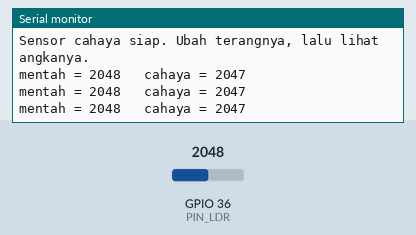
Simulated run of this sketch. Board: ESP32. Shown: the last lines printed to the serial monitor. The test bench sets the inputs (shaded band); at power-on: GPIO 36 (PIN_LDR) = 2048.

Above: at 1.3 s.
1.4 s: GPIO 36 (PIN_LDR) set to 2866
At 1.9 s:
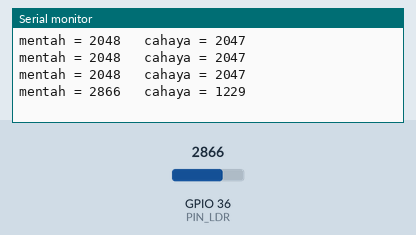
2.9 s: GPIO 36 (PIN_LDR) set to 3603
At 3.4 s:
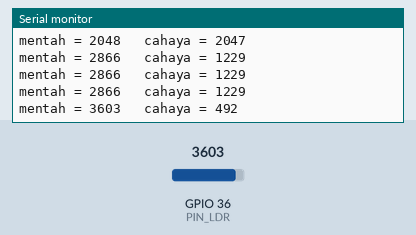
Timing chart, 0 to 5.9 s (numbered marks = the images above; inputs shaded):
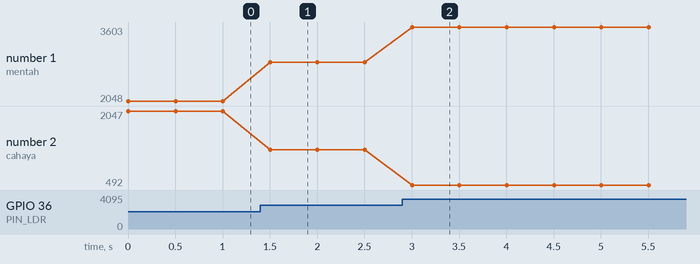

The sketch:

modul06_cahaya_pertama.ino
```cpp
// Modul 6 - Kemenangan Cepat: membaca cahaya pertamamu
// Sensor cahaya (LDR) di VP (GPIO 36). Makin terang, makin KECIL angka mentahnya,
// jadi kita membaliknya: cahaya = 4095 - mentah (makin terang, makin besar).

const int PIN_LDR = 36;  // VP: LDR (peta pin kanonik)

void setup() {
  Serial.begin(115200);
  Serial.println("Sensor cahaya siap. Ubah terangnya, lalu lihat angkanya.");
}

void loop() {
  int mentah = analogRead(PIN_LDR);  // 0 sampai 4095
  int cahaya = 4095 - mentah;        // dibalik: makin terang, makin besar
  Serial.print("mentah = ");
  Serial.print(mentah);
  Serial.print("   cahaya = ");
  Serial.println(cahaya);
  delay(500);
}
```

Measured:
- after the input at 1.4 s, the serial monitor: prints a new line after 0.10 s (image 1)
- after the input at 2.9 s, the serial monitor: prints a new line after 0.10 s (image 2)
- plotted number 1: 2048 → 2866 after the input at 1.4 s, 2866 → 3603 after the input at 2.9 s
- plotted number 2: 2047 → 1229 after the input at 1.4 s, 1229 → 492 after the input at 2.9 s
